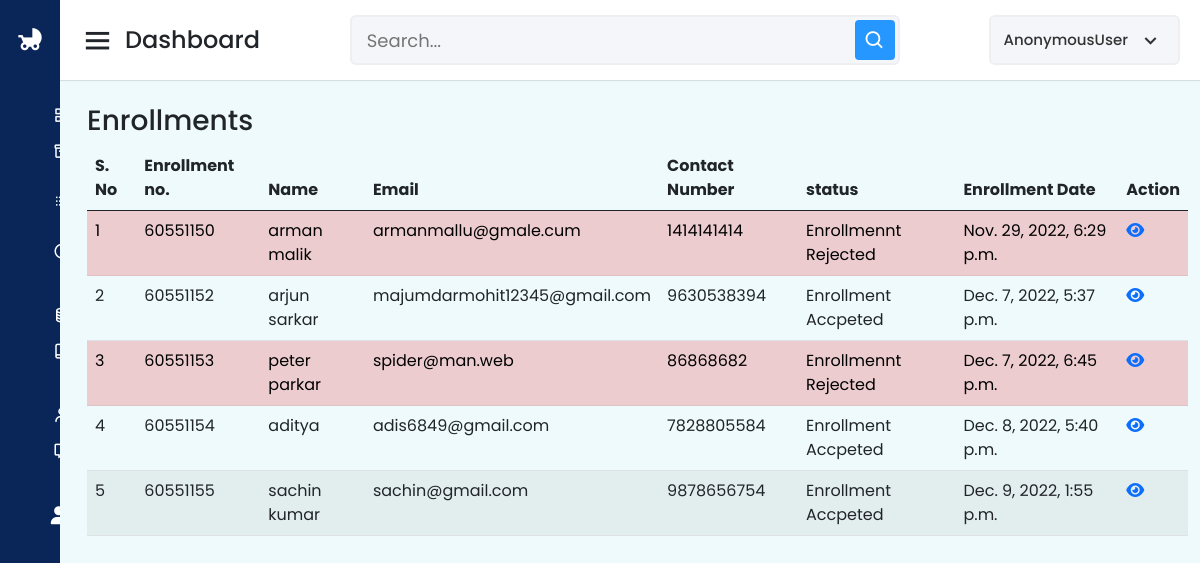
The page /dashboard/filter_enrollment/6 on the database its author committed.
### App/models.py (models this page shows, shortened)
class Enrollment(models.Model):
    enrollNumber = models.IntegerField(null=True)
    yourName = models.CharField(max_length=100, null=True)
    phoneNumber = models.IntegerField(null=True)
    alternateNumber = models.IntegerField(null=True)
    email = models.EmailField(null=True)
    childName = models.CharField(max_length=100, null=True)
    dob = models.DateField(null=True)
    childGender = models.CharField(max_length=10, null=True)
    programName = models.CharField(max_length=100, null=True)
    address = models.TextField(null=True)
    state = models.CharField(max_length=200, null=True)
    zipcode = models.IntegerField(null=True)
    city = models.CharField(max_length=100, null=True)
    landmark = models.CharField(max_length=300, null=True)
    enrollmentDate = models.DateTimeField(auto_now_add=True, null=True)
    remark = models.CharField(max_length=400, null=True)
    status = models.CharField(max_length=50, null=True)
    remarkDate = models.DateField(auto_now=True)

### App/views.py (the view)
# urls.py: path("dashboard/filter_enrollment/<str:enroll_id>",filter_enrollments),
def filter_enrollments(request,enroll_id):
    enrollments = Enrollment.objects.filter(enrollNumber__icontains= enroll_id)
    return render(request,"enrollment_filter.html",context={"enrollments":enrollments})

### App/templates/enrollment_filter.html (shortened to what this page needs)
{% extends 'dashbase.html' %}{% block body %}
<div class="container">
  <h3>Enrollments</h3>
  <table id="example" class="table table-striped" style="width: 100%">
    <thead>
      <tr>
        <th>S. No</th>
        <th>Enrollment no.</th>
        <th>Name</th>
        <th>Email</th>
        <th>Contact Number</th>
        <th>status</th>
        <th>Enrollment Date</th>
        <th>Action</th>
      </tr>
    </thead>
    <tbody>
      {% for e in enrollments %}
      <tr class="{% if e.status == 'rejected' %} table-danger {% endif %}">
        <td>{{forloop.counter}}</td>
        <td>{{e.enrollNumber}}</td>
        <td>{{e.yourName}}</td>
        <td>{{e.email}}</td>
        <td>{{e.phoneNumber}}</td>
        <td>
          {% if e.status == "accept" %} Enrollment Accpeted {% endif %}
          {% if e.status == "rejected"  %} Enrollmennt Rejected {% endif %}
        </td>
        <td>{{e.enrollmentDate}}</td>
        <td><a href="{% url 'enroll_detail' e.id %}"><i class="fa-solid fa-eye"></i></a></td>
      </tr>
      {% endfor %}
    </tbody>
  </table>
</div>
{% endblock %}

### App/static/css/dashboard.css (style rules this page uses)
* { margin: 0; padding: 0; box-sizing: border-box; font-family: 'Poppins', sans-serif; }
body { margin-top:20px; background-color:#f2f6fc; color:#69707a; }

### rows shown on the page
Enrollment: enrollNumber "60551150", yourName "arman malik", email "armanmallu@gmale.cum", phoneNumber "1414141414", status "Enrollmennt Rejected", enrollmentDate "Nov. 29, 2022, 6:29 p.m."
Enrollment: enrollNumber "60551152", yourName "arjun sarkar", email "majumdarmohit12345@gmail.com", phoneNumber "9630538394", status "Enrollment Accpeted", enrollmentDate "Dec. 7, 2022, 5:37 p.m."
Enrollment: enrollNumber "60551153", yourName "peter parkar", email "spider@man.web", phoneNumber "86868682", status "Enrollmennt Rejected", enrollmentDate "Dec. 7, 2022, 6:45 p.m."
Enrollment: enrollNumber "60551154", yourName "aditya", email "adis6849@gmail.com", phoneNumber "7828805584", status "Enrollment Accpeted", enrollmentDate "Dec. 8, 2022, 5:40 p.m."
Enrollment: enrollNumber "60551155", yourName "sachin kumar", email "sachin@gmail.com", phoneNumber "9878656754", status "Enrollment Accpeted", enrollmentDate "Dec. 9, 2022, 1:55 p.m."

### other values the page prints
{{ request.user }} "AnonymousUser"
